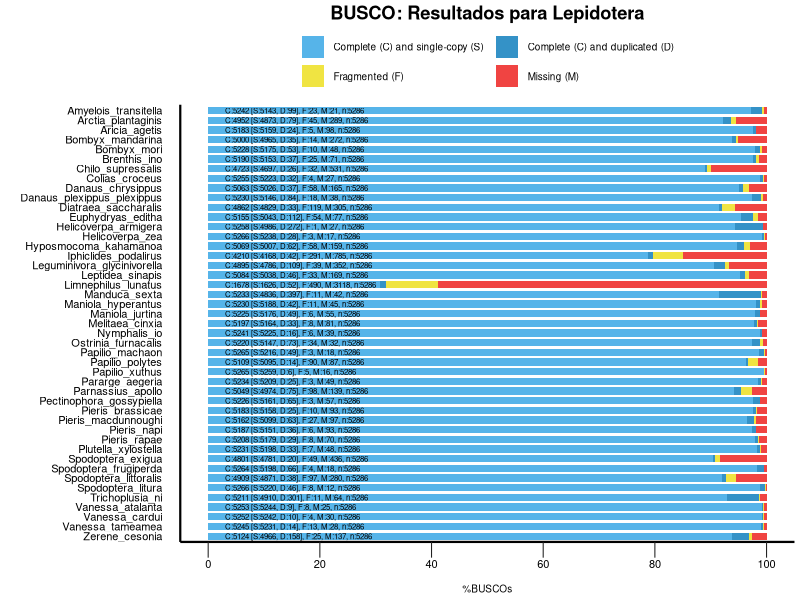

Source code (R):
######################################
#
# BUSCO summary figure
# @version 4.0.0
# @since BUSCO 2.0.0
# 
# Copyright (c) 2016-2023, Evgeny Zdobnov (ez@ezlab.org)
# Licensed under the MIT license. See LICENSE.md file.
#
######################################

# Load the required libraries
library(ggplot2)
library("grid")

# !!! CONFIGURE YOUR PLOT HERE !!! 
# Output
my_output <- paste("busco_summary_lepidoptera/","busco_figure.png",sep="/") 
my_width <- 20
my_height <- 15
my_unit <- "cm"

# Colors
my_colors <- c("#56B4E9", "#3492C7", "#F0E442", "#F04442")
# Bar height ratio
my_bar_height <- 0.75

# Legend
my_title <- "BUSCO: Resultados para Lepidotera"

# Font
my_family <- "sans"
my_size_ratio <- 0.75

# !!! SEE YOUR DATA HERE !!! 
# Your data as generated by python, remove or add more
my_species <- c('Zerene_cesonia', 'Zerene_cesonia', 'Zerene_cesonia', 'Zerene_cesonia', 'Vanessa_atalanta', 'Vanessa_atalanta', 'Vanessa_atalanta', 'Vanessa_atalanta', 'Limnephilus_lunatus', 'Limnephilus_lunatus', 'Limnephilus_lunatus', 'Limnephilus_lunatus', 'Leptidea_sinapis', 'Leptidea_sinapis', 'Leptidea_sinapis', 'Leptidea_sinapis', 'Aricia_agetis', 'Aricia_agetis', 'Aricia_agetis', 'Aricia_agetis', 'Pieris_macdunnoughi', 'Pieris_macdunnoughi', 'Pieris_macdunnoughi', 'Pieris_macdunnoughi', 'Amyelois_transitella', 'Amyelois_transitella', 'Amyelois_transitella', 'Amyelois_transitella', 'Euphydryas_editha', 'Euphydryas_editha', 'Euphydryas_editha', 'Euphydryas_editha', 'Papilio_polytes', 'Papilio_polytes', 'Papilio_polytes', 'Papilio_polytes', 'Pieris_rapae', 'Pieris_rapae', 'Pieris_rapae', 'Pieris_rapae', 'Danaus_plexippus_plexippus', 'Danaus_plexippus_plexippus', 'Danaus_plexippus_plexippus', 'Danaus_plexippus_plexippus', 'Leguminivora_glycinivorella', 'Leguminivora_glycinivorella', 'Leguminivora_glycinivorella', 'Leguminivora_glycinivorella', 'Papilio_xuthus', 'Papilio_xuthus', 'Papilio_xuthus', 'Papilio_xuthus', 'Melitaea_cinxia', 'Melitaea_cinxia', 'Melitaea_cinxia', 'Melitaea_cinxia', 'Spodoptera_frugiperda', 'Spodoptera_frugiperda', 'Spodoptera_frugiperda', 'Spodoptera_frugiperda', 'Vanessa_cardui', 'Vanessa_cardui', 'Vanessa_cardui', 'Vanessa_cardui', 'Bombyx_mandarina', 'Bombyx_mandarina', 'Bombyx_mandarina', 'Bombyx_mandarina', 'Bombyx_mori', 'Bombyx_mori', 'Bombyx_mori', 'Bombyx_mori', 'Manduca_sexta', 'Manduca_sexta', 'Manduca_sexta', 'Manduca_sexta', 'Spodoptera_littoralis', 'Spodoptera_littoralis', 'Spodoptera_littoralis', 'Spodoptera_littoralis', 'Pararge_aegeria', 'Pararge_aegeria', 'Pararge_aegeria', 'Pararge_aegeria', 'Ostrinia_furnacalis', 'Ostrinia_furnacalis', 'Ostrinia_furnacalis', 'Ostrinia_furnacalis', 'Plutella_xylostella', 'Plutella_xylostella', 'Plutella_xylostella', 'Plutella_xylostella', 'Iphiclides_podalirus', 'Iphiclides_podalirus', 'Iphiclides_podalirus', 'Iphiclides_podalirus', 'Nymphalis_io', 'Nymphalis_io', 'Nymphalis_io', 'Nymphalis_io', 'Pectinophora_gossypiella', 'Pectinophora_gossypiella', 'Pectinophora_gossypiella', 'Pectinophora_gossypiella', 'Spodoptera_litura', 'Spodoptera_litura', 'Spodoptera_litura', 'Spodoptera_litura', 'Maniola_hyperantus', 'Maniola_hyperantus', 'Maniola_hyperantus', 'Maniola_hyperantus', 'Colias_croceus', 'Colias_croceus', 'Colias_croceus', 'Colias_croceus', 'Brenthis_ino', 'Brenthis_ino', 'Brenthis_ino', 'Brenthis_ino', 'Vanessa_tameamea', 'Vanessa_tameamea', 'Vanessa_tameamea', 'Vanessa_tameamea', 'Diatraea_saccharalis', 'Diatraea_saccharalis', 'Diatraea_saccharalis', 'Diatraea_saccharalis', 'Spodoptera_exigua', 'Spodoptera_exigua', 'Spodoptera_exigua', 'Spodoptera_exigua', 'Maniola_jurtina', 'Maniola_jurtina', 'Maniola_jurtina', 'Maniola_jurtina', 'Trichoplusia_ni', 'Trichoplusia_ni', 'Trichoplusia_ni', 'Trichoplusia_ni', 'Hyposmocoma_kahamanoa', 'Hyposmocoma_kahamanoa', 'Hyposmocoma_kahamanoa', 'Hyposmocoma_kahamanoa', 'Chilo_supressalis', 'Chilo_supressalis', 'Chilo_supressalis', 'Chilo_supressalis', 'Helicoverpa_armigera', 'Helicoverpa_armigera', 'Helicoverpa_armigera', 'Helicoverpa_armigera', 'Pieris_napi', 'Pieris_napi', 'Pieris_napi', 'Pieris_napi', 'Parnassius_apollo', 'Parnassius_apollo', 'Parnassius_apollo', 'Parnassius_apollo', 'Papilio_machaon', 'Papilio_machaon', 'Papilio_machaon', 'Papilio_machaon', 'Pieris_brassicae', 'Pieris_brassicae', 'Pieris_brassicae', 'Pieris_brassicae', 'Danaus_chrysippus', 'Danaus_chrysippus', 'Danaus_chrysippus', 'Danaus_chrysippus', 'Arctia_plantaginis', 'Arctia_plantaginis', 'Arctia_plantaginis', 'Arctia_plantaginis', 'Helicoverpa_zea', 'Helicoverpa_zea', 'Helicoverpa_zea', 'Helicoverpa_zea')
my_species <- factor(my_species)
my_species <- factor(my_species,levels(my_species)[c(length(levels(my_species)):1)]) # reorder your species here just by changing the values in the vector :
my_percentage <- c(93.9, 3.0, 0.5, 2.6, 99.2, 0.2, 0.2, 0.4, 30.8, 1.0, 9.3, 58.9, 95.3, 0.9, 0.6, 3.2, 97.6, 0.5, 0.1, 1.8, 96.5, 1.2, 0.5, 1.8, 97.3, 1.9, 0.4, 0.4, 95.4, 2.1, 1.0, 1.5, 96.4, 0.3, 1.7, 1.6, 98.0, 0.5, 0.2, 1.3, 97.4, 1.6, 0.3, 0.7, 90.5, 2.1, 0.7, 6.7, 99.5, 0.1, 0.1, 0.3, 97.7, 0.6, 0.2, 1.5, 98.3, 1.2, 0.1, 0.4, 99.2, 0.2, 0.1, 0.5, 93.9, 0.7, 0.3, 5.1, 97.9, 1.0, 0.2, 0.9, 91.5, 7.5, 0.2, 0.8, 92.1, 0.7, 1.8, 5.4, 98.5, 0.5, 0.1, 0.9, 97.4, 1.4, 0.6, 0.6, 98.3, 0.6, 0.1, 1.0, 78.8, 0.8, 5.5, 14.9, 98.8, 0.3, 0.1, 0.8, 97.6, 1.2, 0.1, 1.1, 98.8, 0.9, 0.2, 0.1, 98.1, 0.8, 0.2, 0.9, 98.8, 0.6, 0.1, 0.5, 97.5, 0.7, 0.5, 1.3, 99.0, 0.3, 0.2, 0.5, 91.4, 0.6, 2.3, 5.7, 90.4, 0.4, 0.9, 8.3, 97.9, 0.9, 0.1, 1.1, 92.9, 5.7, 0.2, 1.2, 94.7, 1.2, 1.1, 3.0, 88.9, 0.5, 0.6, 10.0, 94.3, 5.1, 0.0, 0.6, 97.4, 0.7, 0.1, 1.8, 94.1, 1.4, 1.9, 2.6, 98.7, 0.9, 0.1, 0.3, 97.6, 0.5, 0.2, 1.7, 95.1, 0.7, 1.1, 3.1, 92.2, 1.5, 0.9, 5.4, 99.1, 0.5, 0.1, 0.3)
my_values <- c(4966, 158, 25, 137, 5244, 9, 8, 25, 1626, 52, 490, 3118, 5038, 46, 33, 169, 5159, 24, 5, 98, 5099, 63, 27, 97, 5143, 99, 23, 21, 5043, 112, 54, 77, 5095, 14, 90, 87, 5179, 29, 8, 70, 5146, 84, 18, 38, 4786, 109, 39, 352, 5259, 6, 5, 16, 5164, 33, 8, 81, 5198, 66, 4, 18, 5242, 10, 4, 30, 4965, 35, 14, 272, 5175, 53, 10, 48, 4836, 397, 11, 42, 4871, 38, 97, 280, 5209, 25, 3, 49, 5147, 73, 34, 32, 5198, 33, 7, 48, 4168, 42, 291, 785, 5225, 16, 6, 39, 5161, 65, 3, 57, 5220, 46, 8, 12, 5188, 42, 11, 45, 5223, 32, 4, 27, 5153, 37, 25, 71, 5231, 14, 13, 28, 4829, 33, 119, 305, 4781, 20, 49, 436, 5176, 49, 6, 55, 4910, 301, 11, 64, 5007, 62, 58, 159, 4697, 26, 32, 531, 4986, 272, 1, 27, 5151, 36, 6, 93, 4974, 75, 98, 139, 5216, 49, 3, 18, 5158, 25, 10, 93, 5026, 37, 58, 165, 4873, 79, 45, 289, 5238, 28, 3, 17)

######################################
######################################
######################################
# Code to produce the graph
labsize = 1
if (length(levels(my_species)) > 10){
 labsize = 0.66
}
print("Plotting the figure ...")
category <- c(rep(c("S","D","F","M"),c(1)))
category <-factor(category)
category = factor(category,levels(category)[c(4,1,2,3)])
df = data.frame(my_species,my_percentage,my_values,category)

figure <- ggplot() + 
  
  geom_bar(aes(y = my_percentage, x = my_species, fill = category), position = position_stack(reverse = TRUE), data = df, stat="identity", width=my_bar_height) + 
  coord_flip() + 
  theme_gray(base_size = 8) + 
  scale_y_continuous(labels = c("0","20","40","60","80","100"), breaks = c(0,20,40,60,80,100)) + 
  scale_fill_manual(values = my_colors,labels =c(" Complete (C) and single-copy (S)  ",
                                                 " Complete (C) and duplicated (D)",
                                                 " Fragmented (F)  ",
                                                 " Missing (M)")) +   
  ggtitle(my_title) + 
  xlab("") + 
  ylab("\n%BUSCOs") + 

  theme(plot.title = element_text(family=my_family, hjust=0.5, colour = "black", size = rel(2.2)*my_size_ratio, face = "bold")) + 
  theme(legend.position="top",legend.title = element_blank()) + 
  theme(legend.text = element_text(family=my_family, size = rel(1.2)*my_size_ratio)) + 
  theme(panel.background = element_rect(color="#FFFFFF", fill="white")) + 
  theme(panel.grid.minor = element_blank()) + 
  theme(panel.grid.major = element_blank()) +
  theme(axis.text.y = element_text(family=my_family, colour = "black", size = rel(1.66)*my_size_ratio)) + 
  theme(axis.text.x = element_text(family=my_family, colour = "black", size = rel(1.66)*my_size_ratio)) + 
  theme(axis.line = element_line(linewidth=1*my_size_ratio, colour = "black")) + 
  theme(axis.ticks.length = unit(.85, "cm")) + 
  theme(axis.ticks.y = element_line(colour="white", linewidth = 0)) + 
  theme(axis.ticks.x = element_line(colour="#222222")) + 
  theme(axis.ticks.length = unit(0.4, "cm")) + 
  theme(axis.title.x = element_text(family=my_family, size=rel(1.2)*my_size_ratio)) + 
  
  guides(fill = guide_legend(override.aes = list(colour = NULL))) +
  guides(fill=guide_legend(nrow=2,byrow=TRUE))
  
  for(i in rev(c(1:length(levels(my_species))))){
    detailed_values <- my_values[my_species==my_species[my_species==levels(my_species)[i]]]
    total_buscos <- sum(detailed_values)
    figure <- figure + 
    annotate("text", label=paste("C:", detailed_values[1] + detailed_values[2], " [S:", detailed_values[1], ", D:", detailed_values[2], "], F:", detailed_values[3], ", M:", detailed_values[4], ", n:", total_buscos, sep=""), 
             y=3, x = i, size = labsize*4*my_size_ratio, colour = "black", hjust=0, family=my_family)
  }
  
#ggsave(figure, file=my_output, width = my_width, height = my_height, unit = my_unit)
ggsave(file = "1_lepidoptera.png", width = my_width, height = my_height, units = "cm", dpi = 300)
print("Done")
